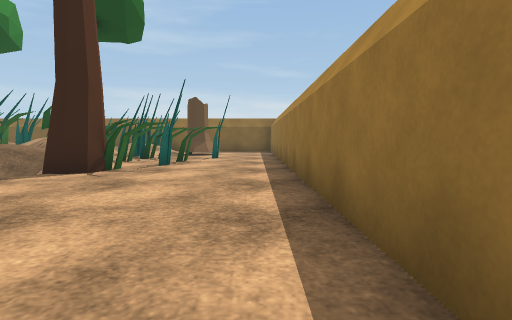
View 1 (above)

19 first-person views from a walk through a scene from a Unity 3-D project. The camera is 0.31 m above the floor, tilts 4° down and sees 80° across. The floor is counted in squares, 0.5 m on a side. Each view is taken from the middle of a square. On the plan, view 1 faces up. The plan holds only what a view shows up to about 9 squares ahead; the rest is blank. Some surface patterns are stand-ins.

View 2
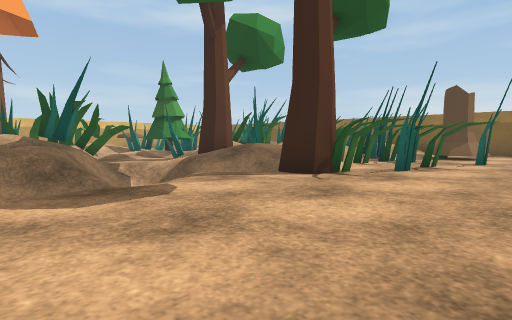

View 3
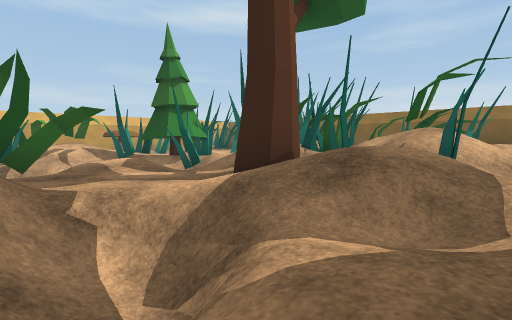

View 4
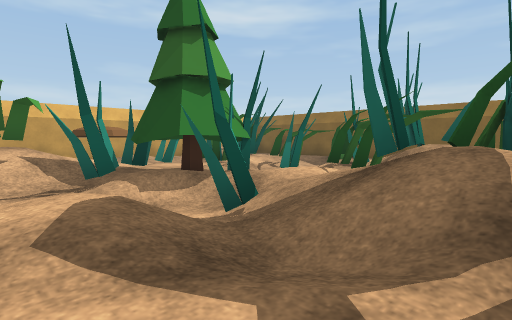

View 5
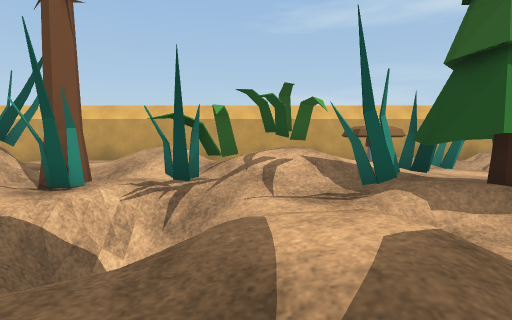

View 6
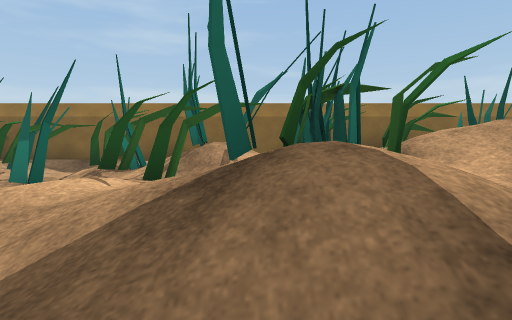

View 7
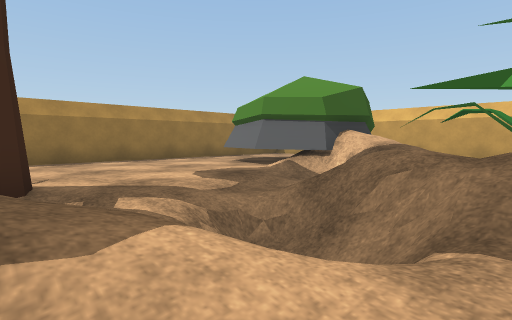

View 8
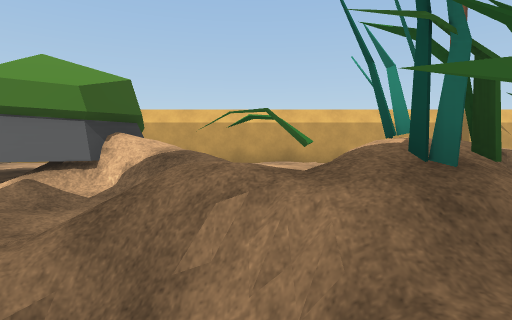

View 9
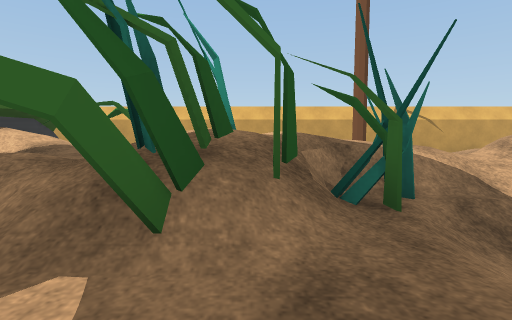

View 10
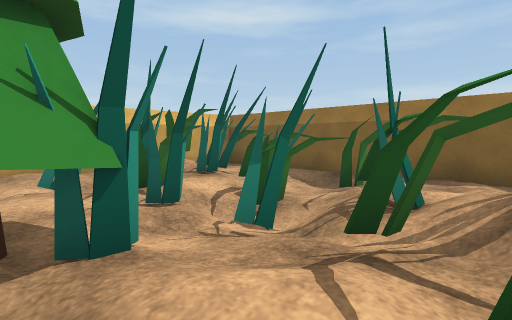

View 11
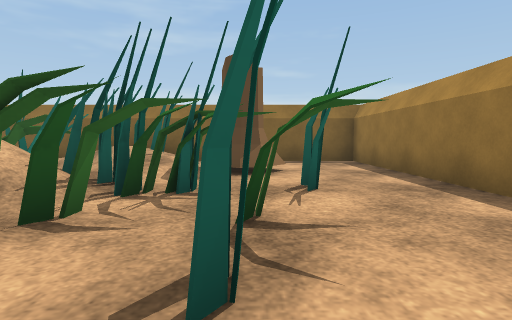

View 12
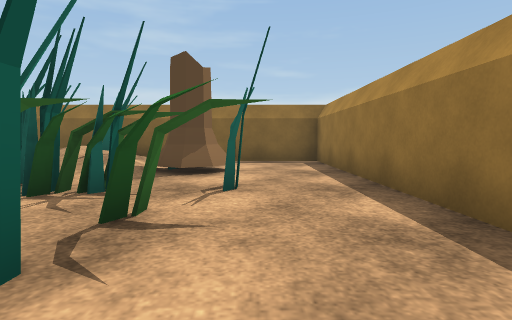

View 13
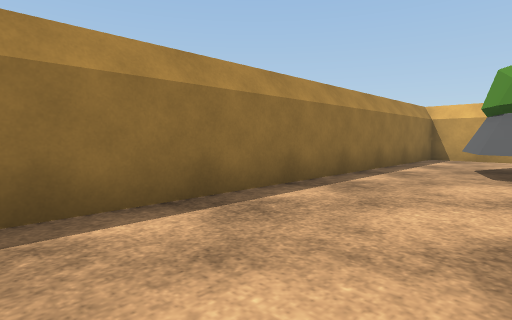

View 14
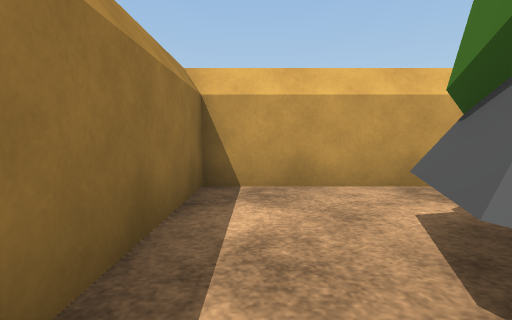

View 15
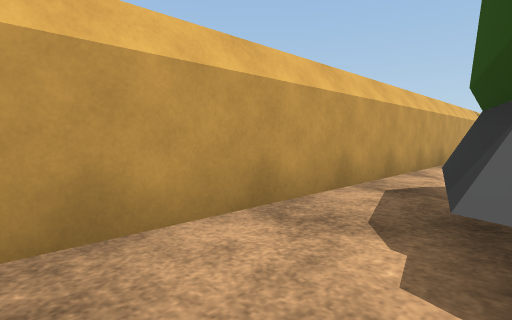

View 16
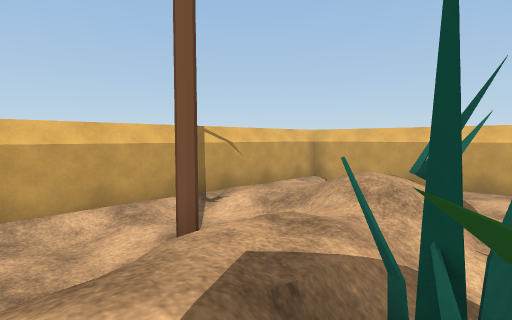

View 17
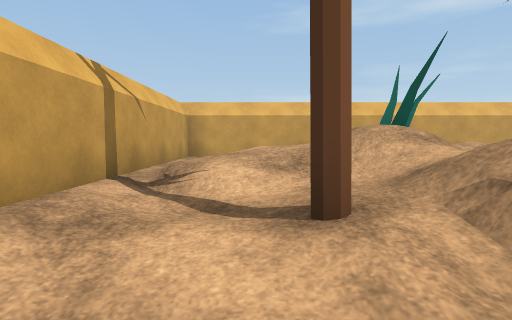

View 18
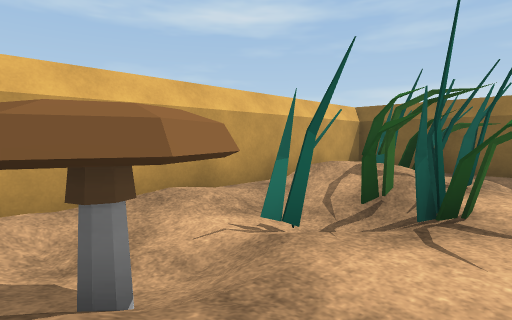

View 19
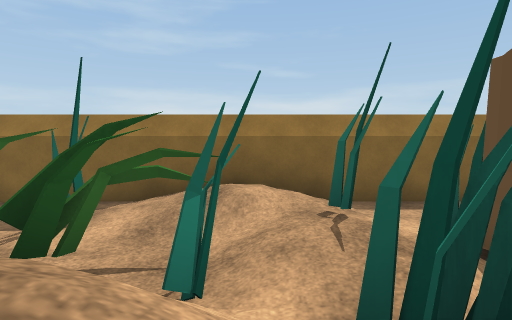

### Floor plan
Key: @ floor where view 1 was taken; # wall or solid block; . main floor; : floor 0.05 m higher than the main floor; - floor 0.05 m lower than the main floor; + floor 0.1 m higher than the main floor; _ floor 0.1 m lower than the main floor; < floor 0.15 m lower than the main floor; * floor 0.2 m higher than the main floor; % floor 0.25 m higher than the main floor; & floor 0.35 m higher than the main floor; / step, stairs or slope; = window, fence, low wall or low ledge; v drop or lower ground; T tree; S stump; M mushroom; R rock; O other object.
Columns run from 18 left of view 1 to 1 right of it. Each row starts with its distance up from view 1.
 15 ####################
 14 #.O.//../</:/*/....#
 13 # OOO<O.  /O/*+.S..#
 12 # /OO_OO/=O.O/OSS..#
 11 #/O//O//OOO OO+.S..#
 10 #/_OO-OO/OO///OO.O.#
  9 #/O..TT+OOOOO/.O...#
  8 #_<MTTT//O%O/OOOO..#
  7 #/M+:T#OO/T#//+.O..#
  6 #  /O__//..T*/TO...#
  5 #  O///::..//-.T...#
  4 # /:OO =..O///.....#
  3 # */-==/.OO=//.....#
  2 # //TT//O////_.....#
  1 #..=O///vO O//RRR..#
  0 #..O&///=/+/%/RRRR@#
 -1 #.  //.T_/+//RRR R.#
 -2 #   *+--_-    RRRR.#
 -3 #   +/-__-:///.R...#
 -4 ####################

Positions as (right, up) in squares from view 1, and headings:
1: (0, 0), facing up
2: (0, 1), facing up-left
3: (-4, 3), facing up-left
4: (-8, 5), facing up-left
5: (-9, 5), facing left
6: (-9, 6), facing up
7: (-8, 6), facing down-right
8: (-7, 5), facing down
9: (-9, 5), facing down
10: (-10, 8), facing up-left
11: (-2, 6), facing up
12: (-1, 6), facing up
13: (-2, 6), facing down-right
14: (0, 0), facing down
15: (0, -2), facing down-left
16: (-9, 2), facing down-left
17: (-9, -2), facing left
18: (-14, 7), facing up-left
19: (-5, 9), facing up
